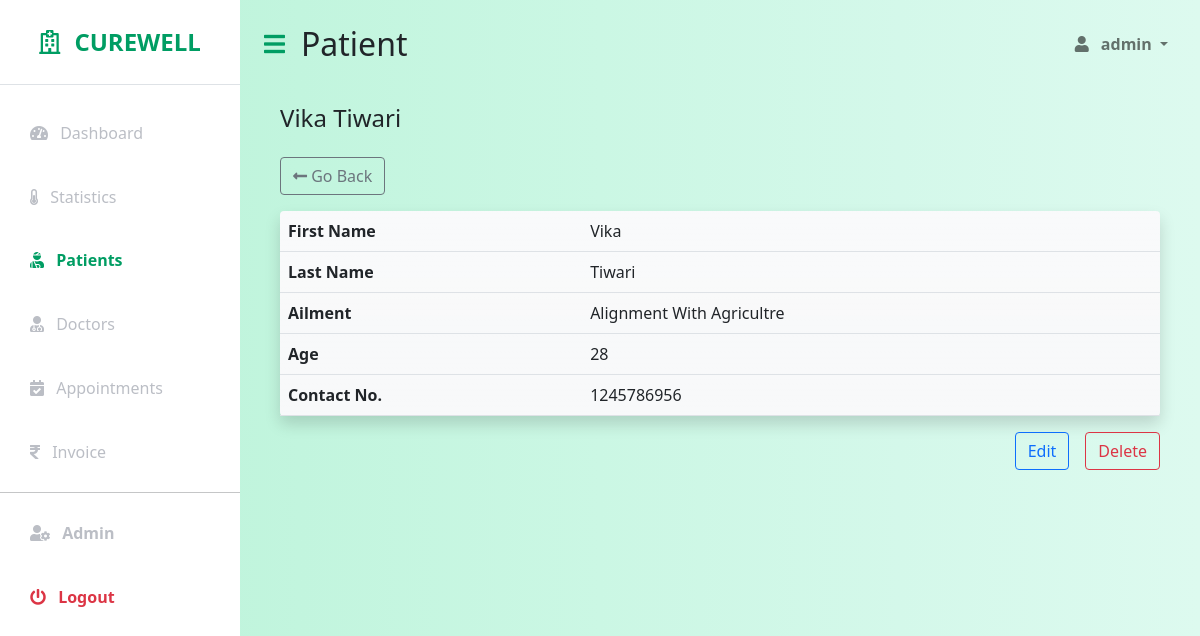
Page /patient/2/ (signed in) on the committed database.
### patients/models/patient.py (models this page shows, shortened)
class Patient(models.Model):
    id = models.AutoField(primary_key=True)
    first_name = models.CharField(max_length=100)
    last_name = models.CharField(max_length=100, blank=True, null=True)
    phone_no = models.CharField(max_length=10, blank=True, null=True)
    age = models.PositiveSmallIntegerField(
        blank=True,
        null=True,
        validators=[MaxValueValidator(100),
                    MinValueValidator(1)])
    admitted_at = models.DateField(auto_now_add=True, blank=True, null=True)
    email = models.EmailField(blank=True, null=True)
    address = models.CharField(max_length=200, blank=True, null=True)
    occupation = models.CharField(max_length=100, blank=True, null=True)
    ailment = models.CharField(max_length=100, blank=True, null=True)

### patients/views/patient.py (the view)
# urls.py: path('patient/<int:pk>/', patient_detail, name='patient'),
@login_required(login_url=LOGIN_URL)
def patient_detail(request, pk):
    if cache.get(f'patient_{pk}'):
        patient = cache.get(f'patient_{pk}')
    else:
        patient = Patient.objects.get(pk=pk)
        cache.set(f'patient_{pk}', patient, CACHE_TTL)
    context = {
        'patient': patient,
        'patient_edit': f'/admin/patients/patient/{patient.id}/change',
        'patient_delete': f'/admin/patients/patient/{patient.id}/delete',
        'active': 'patient'
    }
    return render(request, 'patients/patient_detail.html', context)

### templates/patients/patient_detail.html (shortened to what this page needs)
{% extends "base.html" %}
{% block body %}
<div class="p-3">
	<h4>{{ patient.first_name }} {{ patient.last_name }}</h4>
</div>
{% include 'components/back_button.html' %}
<div class="p-3">
	<table class="table table-hover bg-light bg-gradient rounded shadow">
		<tr>
			<th>First Name</th>
			<td style="text-transform: capitalize;">{{ patient.first_name }}</td>
		</tr>
		<tr>
			<th>Last Name</th>
			<td style="text-transform: capitalize;">{{ patient.last_name }}</td>
		</tr>
		<tr>
			<th>Ailment</th>
			<td style="text-transform: capitalize;">{{ patient.ailment }}</td>
		</tr>
		<tr>
			<th>Age</th>
			<td>{{ patient.age }}</td>
		</tr>
		<tr>
			<th>Contact No.</th>
			<td>{{ patient.phone_no }}</td>
		</tr>
	</table>
	<div class="d-grid gap-2 d-md-flex justify-content-md-end">
		<a href="{{ patient_edit }}" class="btn btn-outline-primary me-md-2" role="button">
			Edit
		</a>
		<a href="{{ patient_delete }}" class="btn btn-outline-danger" role="button">
			Delete
		</a>
	</div>
</div>
{% endblock %}

### templates/components/navbar.html (shortened to what this page needs)
<nav class="navbar navbar-expand-lg navbar-light bg-transparent py-4 px-4">
	<div class="d-flex align-items-center">
		<i class="fas fa-bars fa-align-left primary-text fs-4 me-3" id="menu-toggle"></i>
		<h2 class="fs-2 m-0" style="text-transform: capitalize;">{{ active }}</h2>
	</div>
	<div class="collapse navbar-collapse" id="navbarSupportedContent">
		<ul class="navbar-nav ms-auto mb-2 mb-lg-0">
			<li class="nav-item dropdown">
				<a class="nav-link dropdown-toggle second-text fw-bold" href="#" id="navbarDropdown" role="button"
					data-bs-toggle="dropdown" aria-expanded="false">
					<i class="fas fa-user me-2"></i>
					{{ request.user.username }}
				</a>
			</li>
		</ul>
	</div>
</nav>

### static/css/styles.css (style rules this page uses)
:root { --main-bg-color: #009d63; --main-text-color: #009d63; --second-text-color: #bbbec5; --second-bg-color: #c1efde; }
.primary-text { color: var(--main-text-color); }
.second-text { color: var(--second-text-color); }
#menu-toggle { cursor: pointer; }

### rows in the picture
Patient: first_name "Vika", last_name "Tiwari", ailment "Alignment With Agricultre", age "28", phone_no "1245786956"

### other values in the picture
{{ active }} "Patient"
{{ request.user.username }} "admin"
